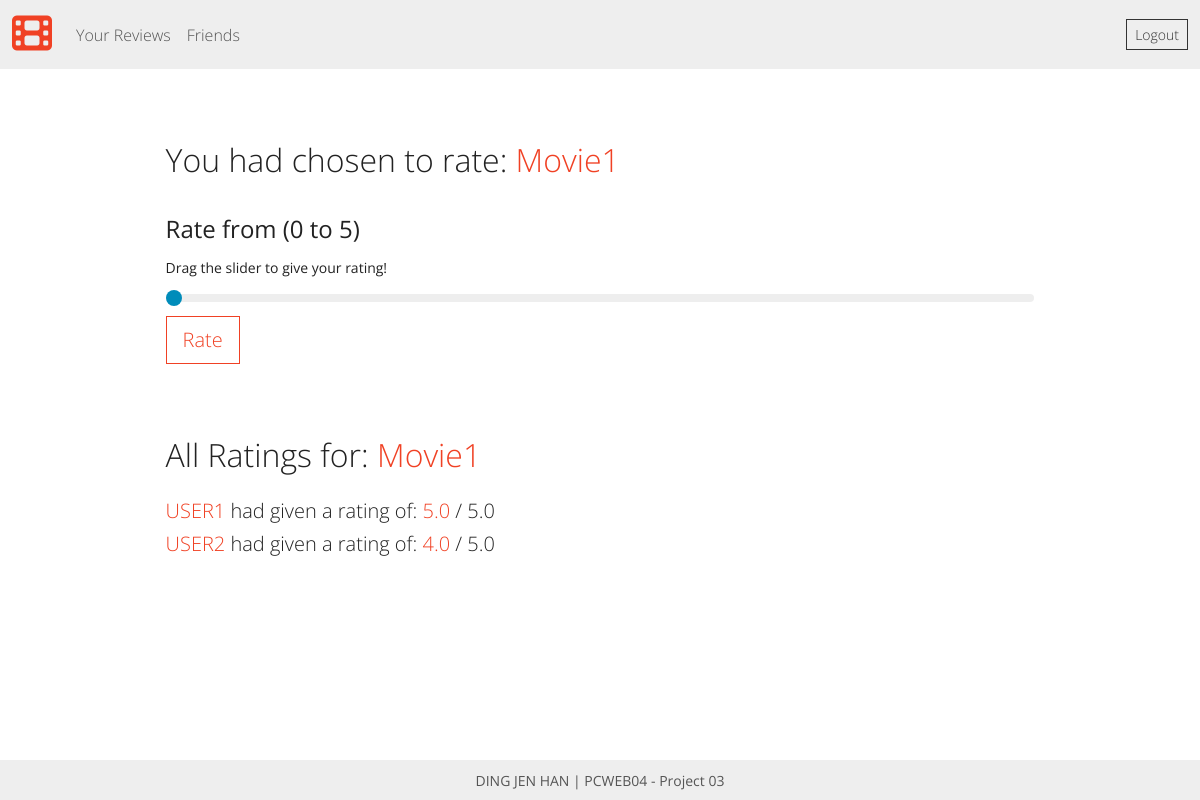
/review.php?name=Movie1 (signed in), run on the app's committed database.
### tables this page shows
CREATE TABLE `movie_reviews` (
  `user_id` int(11) NOT NULL,
  `movie_id` int(11) NOT NULL,
  `ratings` decimal(2,1) DEFAULT NULL
);

CREATE TABLE `userinfo` (
  `user_id` int(11) NOT NULL,
  `username` varchar(30) DEFAULT NULL,
  `password` varchar(30) DEFAULT NULL
);

### review.php (the view, shortened to what this page needs)
<?php
	if(isset($_GET["name"])){
		$name = $_GET["name"];
	}
	require "dbconfig/config.php";
	include "inc/header.php";
	include "inc/footer.php";
	include "inc/navbar.php";
?>
<body>
	<div class="container mt-5">
		<div class="row mx-auto" style="max-width: 80%">
			<div class="mx-auto mt-4 mb-2">
				<h2 class="d-inline">You had chosen to rate: </h2>
				<h2 class="d-inline text-danger"><?= $_GET['name']?></h2>
			</div>
			<form method = "post" action = "<?php echo htmlspecialchars('review.php?name='.$name.'');?>">
				<fieldset class="form-group">
					<legend class="mt-4">Rate from (0 to 5)</legend>
					<label class="form-label">Drag the slider to give your rating!</label>
					<input class="form-range" min="0" max="5" step="1" value="0" type="range" name="rating">
					<input class="btn btn-lg btn-outline-danger" type="submit" value="Rate" name="rate">
				</fieldset>
			</form>
			<div class="container mt-5">
				<div class="row">
				<div class="mx-auto mt-4 mb-3">
				<h2 class="d-inline">All Ratings for: </h2>
					<h2 class="d-inline text-danger"><?= $_GET['name']?></h2>
				</div>
						<?php
							$moviename = $_GET['name'];
							$query = "SELECT movie_id FROM movies WHERE movie_name = '$moviename' ";
							$result = mysqli_query($con, $query);
							$row = mysqli_fetch_array($result);
							$movieid = $row['movie_id'];
							$query = "	SELECT movie_reviews.movie_id, userinfo.username, movie_reviews.ratings
										FROM movie_reviews
										LEFT JOIN userinfo
										ON movie_reviews.user_id = userinfo.user_id
										WHERE movie_reviews.movie_id = $movieid;
									 ";
							$result = mysqli_query($con, $query);
							while($row = mysqli_fetch_array($result)){
								$userrating = $row['ratings'];
								$userthatrated = $row['username'];
								echo '
								<div class="mt-2">
								<h5 class="d-inline text-danger"> ' .strtoupper($userthatrated). ' </h5>
								<h5 class="d-inline"> had given a rating of: </h5>
								<h5 class="d-inline text-danger"> ' .$userrating. ' </h5>
								<h5 class="d-inline"> / 5.0</h6>
								</div>
									';
							}
						?>
			</div>
		</div>
	</div>
</div>

### data on the page
movie_reviews: user.username "USER1", ratings "5.0"
movie_reviews: user.username "USER2", ratings "4.0"

### other printed values
$_GET['name'] "Movie1"
